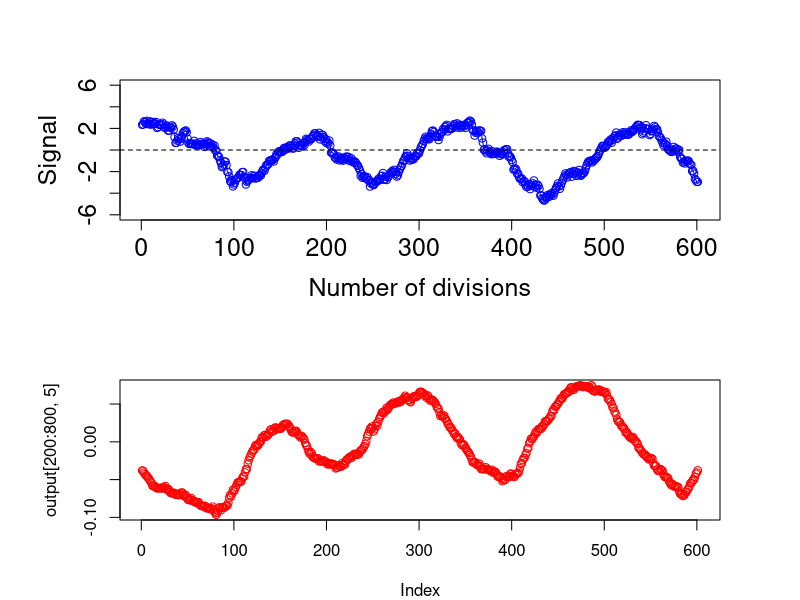

The R source for this figure:
dt <- 0.01
Nstep <- 10000
k1 <- 0.1
lambda1 <- 1.0
lambda2 <- 0.5
k2 <- 0.2
Ncell <- 600
F0 <- 0.1
p0 <- 0.7
## F0 <- 0.8
## p0 <- 0.8
ec <- 1.6
sig1 <- 0
sig2 <- 0
alpha <- 0.5
sig <- 0.0

thetabarList <- NULL
for (nsample in seq(1))
{
e <- seq(1.2, 1.2, length.out=Ncell)
theta <- runif(Ncell, -pi/2, pi/2)

output <- NULL

thetabar <- 0
for ( i in seq(Nstep) )
{
    if ( i %% 20 == 0 )
    {
        n <- cbind(cos(theta), sin(theta))
        Q <- cbind(n[,1]*n[,1]-0.5, n[,1]*n[,2], n[,2]*n[,1], n[,2]*n[,2]-0.5)
        M <- matrix(colMeans(Q), nrow=2, ncol=2, byrow=TRUE)
        eigenvec <- eigen(M)$vectors[,1]
        thetabar <- atan(abs(eigenvec[2])/pmax(0.000001, abs(eigenvec[1])))
    }
    F <- max(0, F0 - alpha * sig/(1+abs(sig)))
    S <- mean(cos(2.0*theta))
    e <- e + dt*(F*cos(theta) - lambda1*(e-1)) + k1*sqrt(dt)*rnorm(Ncell, mean=0, sd=1)
    e <- pmax(e, 1)
    theta <- theta - dt*lambda2*(e-1)*(theta - thetabar) + k2*sqrt(dt)*rnorm(Ncell, mean=0, sd=1)
    ##theta <- theta - dt*S*lambda2*(theta-thetabar) + k2*sqrt(dt)*rnorm(Ncell, mean=0, sd=1)
    ##theta <- atan(abs(sin(theta))/pmax(0.000001, abs(cos(theta))))
    #cat(i, S, '\n')

    if ( i%%10 == 0 )
    {
        theta1 <- theta
        theta1 <- atan(abs(sin(theta1))/pmax(0.000001, abs(cos(theta1))))
        ecut <- e < ec
        theta2 <- theta1 * (1 - ecut) + ecut * runif(Ncell, 0, pi/2)
        A1 <- mean(sin(theta1) - cos(theta1))
        A2 <- mean(sin(theta2) - cos(theta2))
        ES <- mean((1-p0)*cos(theta1) - p0*sin(theta1))
        #cat(A1, A2, S, ES, F, sig, thetabar*180/pi, '\n')

        divtheta <- sample(theta1, 1)
        sig1 <- sig1 + cos(divtheta)
        sig2 <- sig2 + sin(divtheta)
        sig <- ((1-p0)*sig1 - p0*sig2)

        output <- rbind(output, c(sig, F, A1, A2, ES, sig1, sig2, divtheta))
    }
}

cat(A1, A2, S, ES, F, sig, thetabar*180/pi, '\n')
thetabarList <- c(thetabarList, thetabar*180/pi)
}
##png("output1.png")
pdf("output1.pdf")
par(mfrow=c(2, 1))
par(mar=c(4,6,4,4))
plot(output[200:800,1], type='o', col='blue', ylim=c(-6, 6),
     xlab="Number of divisions",cex.lab=1.5, cex.axis=1.5,
     ylab="Signal")
abline(h=0, lty=2)
##lines(output[,2], col='green', lty=1)
##lines(output[,3], col='blue')
plot(output[200:800,5], col='red')
dev.off()

sig0 <- mean(output[,1])
F0rec = F0 - alpha * sig0/(1+abs(sig0))
## theta1 <- theta
## theta1 <- atan(abs(sin(theta1))/pmax(0.000001, abs(cos(theta1))))
## ecut <- e < ec
## theta2 <- theta1 * (1 - ecut) + ecut * runif(Ncell, 0, pi/2)
## A1 <- mean(sin(theta1) - cos(theta1))
## A2 <- mean(sin(theta2) - cos(theta2))
## A1List <- c(A1List, A1)
## A2List <- c(A2List, A2)
## cat(A1, A2, S, thetabar*180/pi, '\n')

